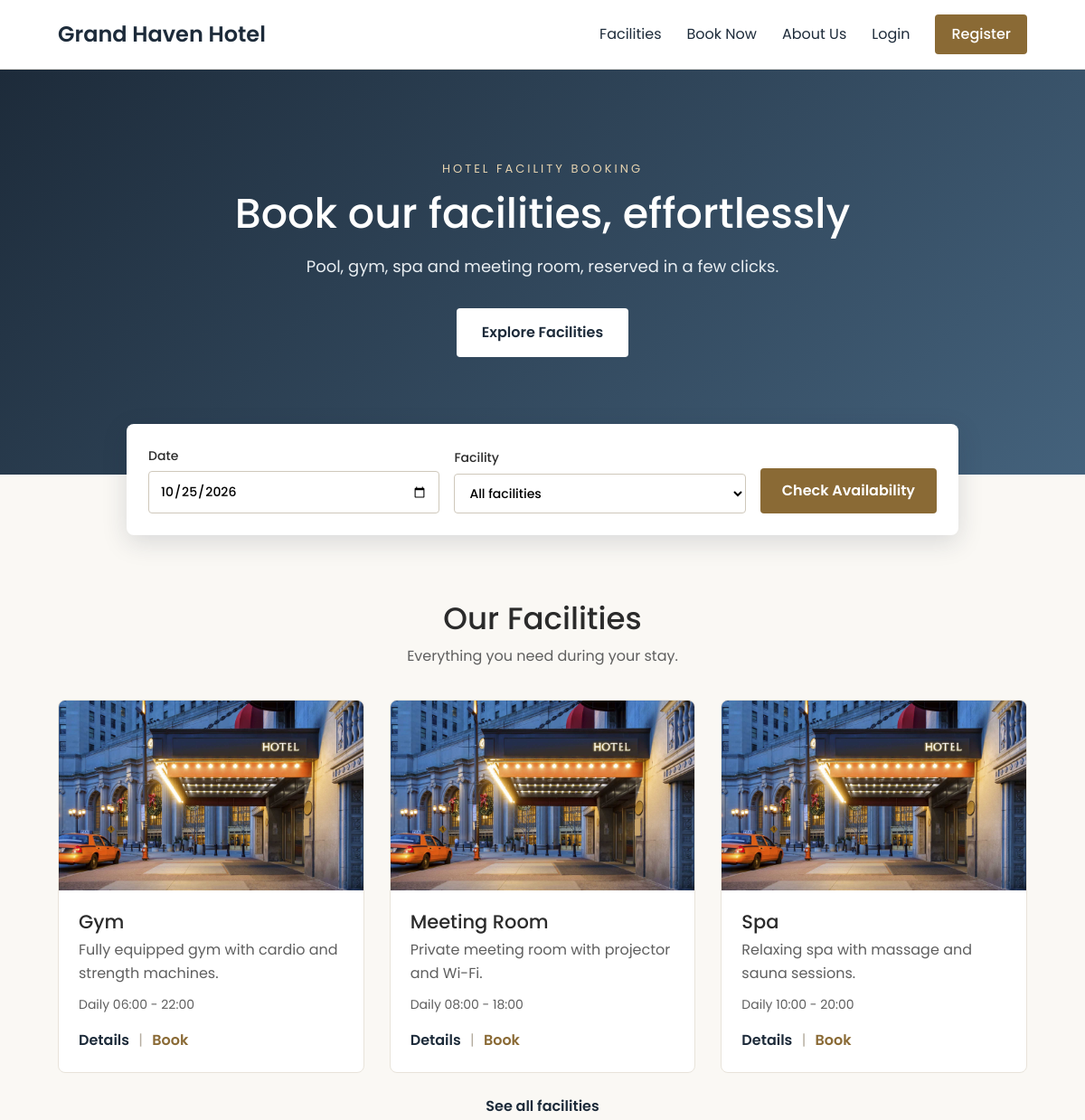
Before: / (upper part) with the older database file.
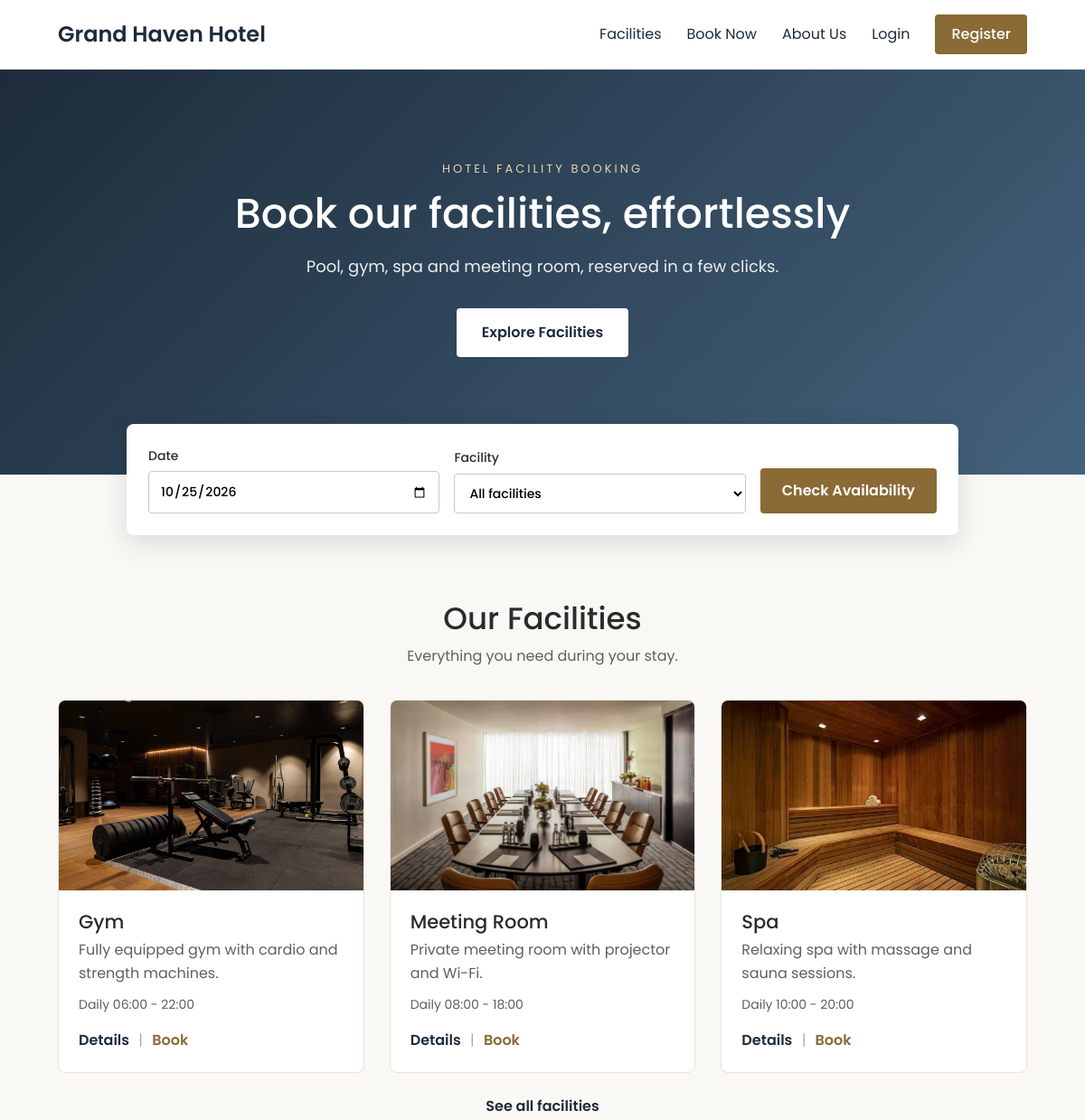
After: the same page with the newer database file.
### tables this page shows
CREATE TABLE facilities (
    id INT AUTO_INCREMENT PRIMARY KEY,
    name VARCHAR(100) NOT NULL,
    short_description VARCHAR(255) NOT NULL,
    description TEXT NOT NULL,
    image VARCHAR(100) NOT NULL DEFAULT 'placeholder.jpg',
    opening_hours VARCHAR(100) NOT NULL DEFAULT '',
    guidelines TEXT NULL
);

### includes/helpers.php (called while the page is built, shortened)
<?php
function e($value): string
{
    return htmlspecialchars((string) $value, ENT_QUOTES, 'UTF-8');
}
function url(string $path = ''): string
{
    return BASE . '/' . ltrim($path, '/');
}
function asset(string $path): string
{
    return BASE . '/assets/' . ltrim($path, '/');
}

### includes/autoload.php (called while the page is built, shortened)
<?php
spl_autoload_register(function ($class) {
    $file = ROOT . '/classes/' . $class . '.php';
});

### classes/Database.php (called while the page is built)
<?php
class Database
{
    private static ?PDO $pdo = null;
    public static function pdo(): PDO
    {
        if (self::$pdo === null) {
            self::$pdo = new PDO(
                'mysql:host=' . DB_HOST . ';dbname=' . DB_NAME . ';charset=utf8mb4',
                DB_USER,
                DB_PASS,
                [
                    PDO::ATTR_ERRMODE            => PDO::ERRMODE_EXCEPTION,
                    PDO::ATTR_DEFAULT_FETCH_MODE => PDO::FETCH_ASSOC,
                ]
            );
        }
        return self::$pdo;
    }
}

### classes/Model.php (called while the page is built, shortened)
<?php
abstract class Model
{
    public function __construct()
    {
        $this->db = Database::pdo();
    }
}

### classes/Facility.php (called while the page is built, shortened)
<?php
class Facility extends Model
{
    public function all(): array
    {
        return $this->db->query('SELECT * FROM facilities ORDER BY name')->fetchAll();
    }
    public static function imageUrl(?string $file): string
    {
        if (!$file || !is_file(ROOT . '/assets/images/' . $file)) {
            $file = 'placeholder.jpg';
        }
        return asset('images/' . $file);
    }
}

### index.php (the view, shortened to what this page needs)
<?php
$facilities = (new Facility())->all();
$featured   = array_slice($facilities, 0, 3);
include ROOT . '/includes/header.php';
?>
<section class="hero">
    <div class="hero-inner">
        <p class="eyebrow">Hotel facility booking</p>
        <h1>Book our facilities, effortlessly</h1>
        <p class="hero-text">Pool, gym, spa and meeting room, reserved in a few clicks.</p>
        <a class="btn btn-light" href="<?= url('pages/facilities.php') ?>">Explore Facilities</a>
    </div>
</section>
<section class="container">
    <form method="get" action="<?= url('pages/availability.php') ?>" class="booking-bar">
        <label>Date
            <input type="date" name="date" value="<?= date('Y-m-d') ?>" min="<?= date('Y-m-d') ?>">
        </label>
        <label>Facility
            <select name="facility">
                <option value="">All facilities</option>
            </select>
        </label>
        <button class="btn">Check Availability</button>
    </form>
</section>
<section class="container section">
    <h2 class="section-title">Our Facilities</h2>
    <p class="section-sub">Everything you need during your stay.</p>
    <div class="grid">
        <?php foreach ($featured as $f): ?>
            <?php include ROOT . '/includes/facility_card.php'; ?>
        <?php endforeach; ?>
    </div>
    <p class="center"><a class="strong" href="<?= url('pages/facilities.php') ?>">See all facilities</a></p>
</section>
<?php include ROOT . '/includes/footer.php'; ?>

### includes/facility_card.php
<article class="facility-card">
    <img src="<?= e(Facility::imageUrl($f['image'])) ?>" alt="<?= e($f['name']) ?>">
    <div class="facility-body">
        <h3><?= e($f['name']) ?></h3>
        <p><?= e($f['short_description']) ?></p>
        <p class="hours"><?= e($f['opening_hours']) ?></p>
        <a href="<?= url('pages/facility.php?id=' . $f['id']) ?>">Details</a>
        <span class="sep">|</span>
        <a class="book-link" href="<?= url('pages/availability.php?facility=' . $f['id']) ?>">Book</a>
    </div>
</article>

Changed rows visible on the page:
changed facilities "Gym": image: picture added in place of a placeholder
changed facilities "Meeting Room": image: picture added in place of a placeholder
changed facilities "Spa": image: picture added in place of a placeholder
